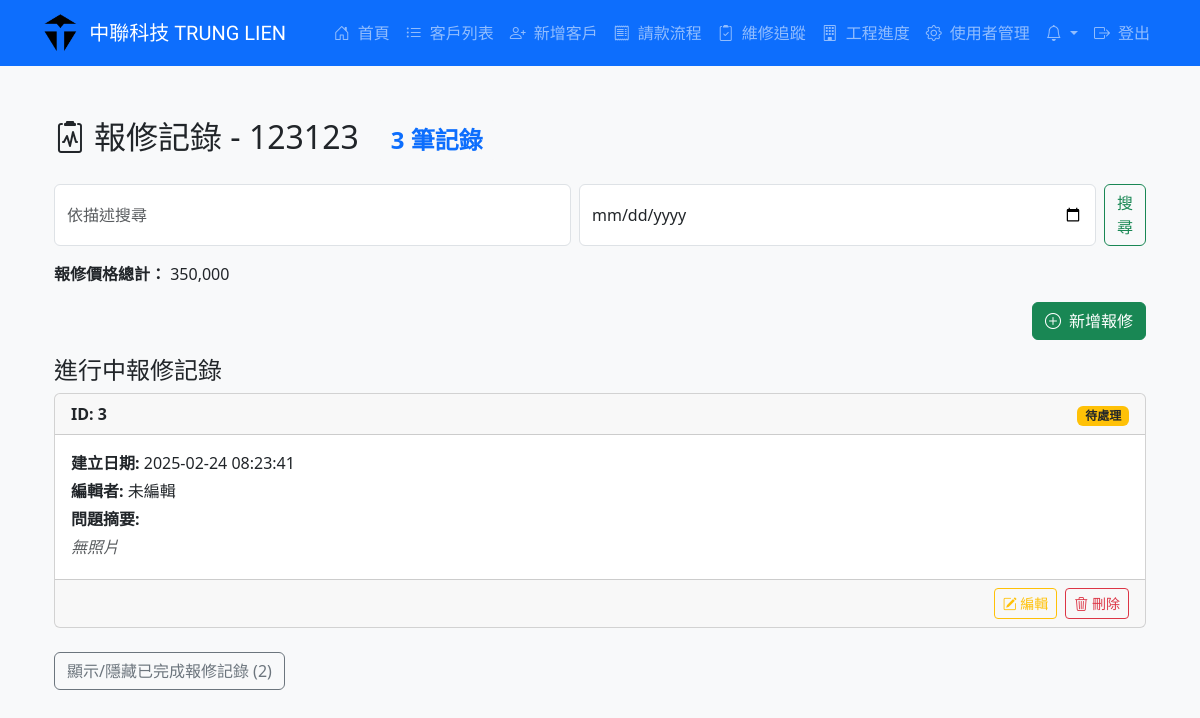
The page /view_repairs/2 (signed in) on the database as committed earlier.
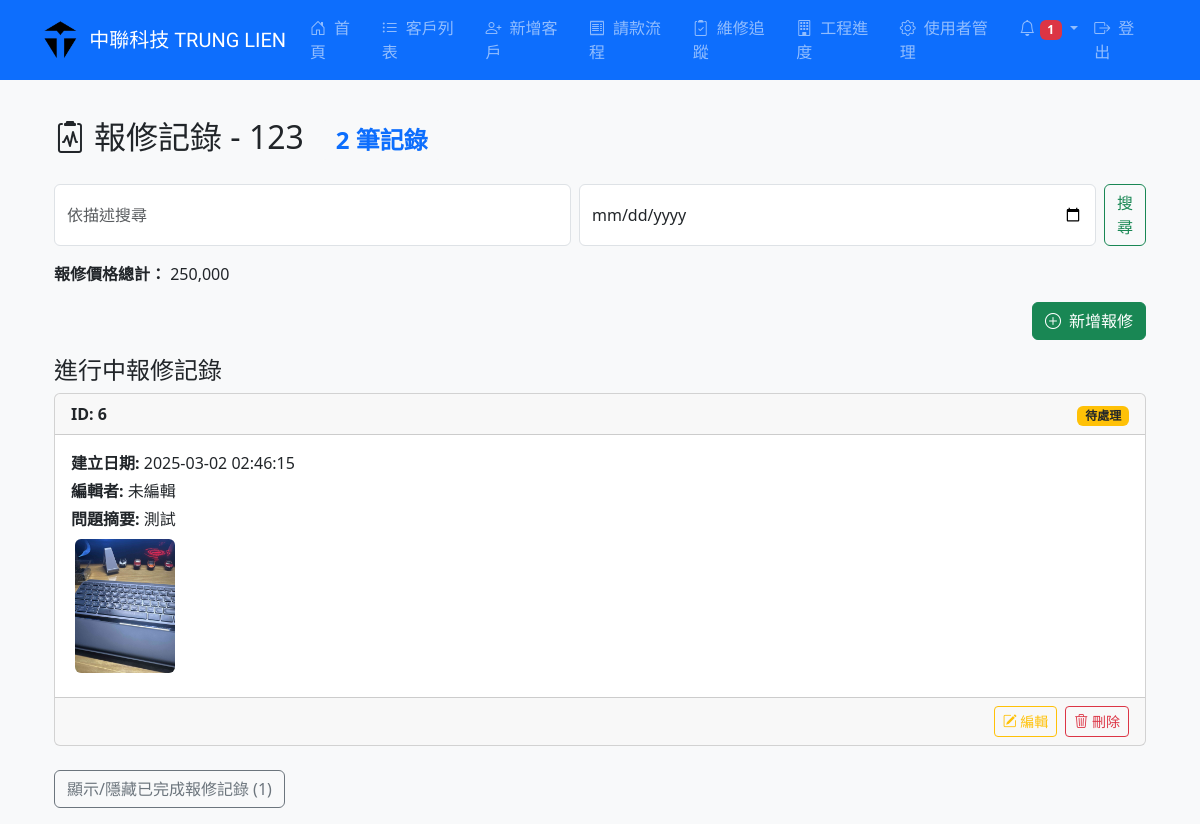
The same page on the database as committed later.
### tables this page shows
CREATE TABLE customers (
                id INTEGER PRIMARY KEY AUTOINCREMENT,
                name TEXT NOT NULL,
                camera_remote_url TEXT,
                internal_ip TEXT,
                communication_port TEXT,
                monitoring_credentials TEXT,
                router_password TEXT,
                google_map_url TEXT,
                floor_plan TEXT,
                created_at DATETIME DEFAULT (datetime('now', 'localtime'))
            );

CREATE TABLE repairs (
                id INTEGER PRIMARY KEY AUTOINCREMENT,
                customer_id INTEGER NOT NULL,
                description TEXT NOT NULL,
                status TEXT NOT NULL,
                price REAL,
                photo_path TEXT,
                created_at DATETIME DEFAULT (datetime('now', 'localtime')),
                edited_by TEXT,
                FOREIGN KEY (customer_id) REFERENCES customers(id) ON DELETE CASCADE
            );

CREATE TABLE repair_photos (
                id INTEGER PRIMARY KEY AUTOINCREMENT,
                repair_id INTEGER NOT NULL,
                photo_path TEXT,
                created_at DATETIME DEFAULT (datetime('now', 'localtime')),
                FOREIGN KEY (repair_id) REFERENCES repairs(id) ON DELETE CASCADE
            );

### app.py (the view)
@app.route('/view_repairs/<int:customer_id>')
@login_required
def view_repairs(customer_id):
    conn = get_db()
    try:
        customer = conn.execute("SELECT * FROM customers WHERE id=?", (customer_id,)).fetchone()
        if not customer:
            flash("找不到客户资料", "danger")
            return redirect(url_for('customers'))
        q = request.args.get('q', '').strip()
        date_search = request.args.get('date', '').strip()
        conditions = ["customer_id = ?"]
        params = [customer_id]
        if q:
            conditions.append("description LIKE ?")
            params.append("%" + q + "%")
        if date_search:
            conditions.append("date(created_at) = ?")
            params.append(date_search)
        sql = "SELECT * FROM repairs WHERE " + " AND ".join(conditions) + " ORDER BY created_at DESC"
        repairs = conn.execute(sql, params).fetchall()
        ongoing = []
        completed = []
        total_price = 0.0
        for r in repairs:
            r_dict = dict(r)
            if r_dict.get("price") is not None:
                try:
                    total_price += float(r_dict["price"])
                except:
                    pass
            photos = conn.execute("SELECT * FROM repair_photos WHERE repair_id=?", (r['id'],)).fetchall()
            r_dict['photos'] = [dict(p) for p in photos]
            if r_dict.get("status") == "已完成":
                completed.append(r_dict)
            else:
                ongoing.append(r_dict)
        return render_template("view_repairs.html", customer=customer, ongoing=ongoing, completed=completed, q=q, date_search=date_search, total_price=total_price)
    except Exception as e:
        flash("读取数据失败: " + str(e), "danger")
        return redirect(url_for('customers'))
    finally:
        conn.close()

### app.py (called while the page is built)
def get_db():
    conn = sqlite3.connect('customer.db')
    conn.row_factory = sqlite3.Row
    conn.execute('PRAGMA foreign_keys = ON')
    return conn

def login_required(f):
    @wraps(f)
    def decorated_function(*args, **kwargs):
        if not session.get('user'):
            flash("請先登入", "warning")
            return redirect(url_for('login'))
        return f(*args, **kwargs)
    return decorated_function

### templates/view_repairs.html (shortened to what this page needs)
{% extends "base.html" %}
{% block content %}
<div class="container mt-4">
  <h2 class="mb-4">
    <i class="bi bi-clipboard2-pulse me-2"></i>報修記錄 - {{ customer.name }}
    <span class="badge bg-light text-primary ms-2">{{ ongoing|length + completed|length }} 筆記錄</span>
  </h2>
  <form class="d-flex mb-3" method="GET" action="{{ url_for('view_repairs', customer_id=customer.id) }}">
    <input class="form-control me-2" type="search" placeholder="依描述搜尋" name="q" value="{{ q }}" aria-label="搜尋">
    <input class="form-control me-2" type="date" name="date" value="{{ date_search }}" aria-label="建立日期搜尋">
    <button class="btn btn-outline-success" type="submit">搜尋</button>
  </form>
  <div class="mb-3">
    <strong>報修價格總計：</strong> {{ "{:,}".format(total_price | int) }}
  </div>
  <div class="d-flex justify-content-end mb-3">
    <a href="{{ url_for('add_repair', customer_id=customer.id) }}" class="btn btn-success" data-bs-toggle="tooltip" title="新增報修記錄">
      <i class="bi bi-plus-circle me-2"></i>新增報修
    </a>
  </div>
  <h4>進行中報修記錄</h4>
  {% if ongoing %}
    <div class="row row-cols-1 g-3 mb-4">
      {% for repair in ongoing %}
        <div class="col">
          <div class="card">
            <div class="card-header d-flex justify-content-between align-items-center">
              <div><strong>ID: {{ repair.id }}</strong></div>
              <div>
                <span class="badge
                  {% if repair.status == '待處理' %}bg-warning text-dark
                  {% elif repair.status == '處理中' %}bg-info text-dark
                  {% elif repair.status == '已完成' %}bg-success{% endif %}">
                  {{ repair.status }}
                </span>
              </div>
            </div>
            <div class="card-body">
              <p class="mb-1"><strong>建立日期:</strong> {{ repair.created_at or '-' }}</p>
              <p class="mb-1"><strong>編輯者:</strong> {{ repair.edited_by or '未編輯' }}</p>
              <p class="mb-1 text-truncate" title="{{ repair.description }}"><strong>問題摘要:</strong> {{ repair.description }}</p>
              {% if repair.photos and repair.photos|length > 0 %}
                <div class="mb-1">
                  {% for photo in repair.photos %}
                    <a href="{{ url_for('uploaded_file', filename=photo.photo_path) }}" target="_blank" data-bs-toggle="tooltip" title="點擊查看原圖">
                      <img src="{{ url_for('uploaded_file', filename=photo.photo_path) }}" alt="報修照片" class="img-fluid rounded m-1" style="max-width: 100px;">
                    </a>
                  {% endfor %}
                </div>
              {% else %}
                <p class="text-muted fst-italic mb-1">無照片</p>
              {% endif %}
            </div>
            <div class="card-footer d-flex justify-content-end">
              <a href="{{ url_for('edit_repair', repair_id=repair.id) }}" class="btn btn-sm btn-outline-warning me-2" data-bs-toggle="tooltip" title="編輯記錄">
                <i class="bi bi-pencil-square"></i> 編輯
              </a>
              <form action="{{ url_for('delete_repair', repair_id=repair.id) }}" method="POST" class="d-inline">
                <button type="submit" class="btn btn-sm btn-outline-danger" onclick="return confirm('確定要刪除此報修記錄嗎？此操作無法復原！')" data-bs-toggle="tooltip" title="刪除記錄">
                  <i class="bi bi-trash3"></i> 刪除
                </button>
              </form>
            </div>
          </div>
        </div>
      {% endfor %}
    </div>
  {% else %}
    <div class="alert alert-secondary text-center" role="alert">
      目前無進行中報修記錄。
    </div>
  {% endif %}
  <button class="btn btn-outline-secondary mb-3" type="button" data-bs-toggle="collapse" data-bs-target="#completedRepairs" aria-expanded="false" aria-controls="completedRepairs">
    顯示/隱藏已完成報修記錄 ({{ completed|length }})
  </button>
</div>
{% endblock %}

### templates/base.html (shortened to what this page needs)
<!DOCTYPE html>
<html lang="zh-TW">
<head>
  <link href="https://cdn.jsdelivr.net/npm/bootstrap@5.3.0/dist/css/bootstrap.min.css" rel="stylesheet">
  <link rel="stylesheet" href="https://cdn.jsdelivr.net/npm/bootstrap-icons@1.11.3/font/bootstrap-icons.min.css">
</head>
<body class="bg-light">
  <nav class="navbar navbar-expand-lg navbar-dark bg-primary fixed-top">
    <div class="container">
      <a class="navbar-brand d-flex align-items-center" href="{{ url_for('home') }}">
        <img src="{{ url_for('static', filename='images/logo.png') }}" alt="公司Logo">
        <span class="tech-logo">中聯科技 TRUNG LIEN</span>
      </a>
      <div class="collapse navbar-collapse" id="navbarNav">
        <ul class="navbar-nav ms-auto">
          <li class="nav-item">
            <a class="nav-link" href="{{ url_for('home') }}" data-bs-toggle="tooltip" title="系統首頁">
              <i class="bi bi-house-door me-2"></i>首頁
            </a>
          </li>
          <li class="nav-item">
            <a class="nav-link" href="{{ url_for('customers') }}" data-bs-toggle="tooltip" title="客戶列表">
              <i class="bi bi-list-ul me-2"></i>客戶列表
            </a>
          </li>
          <li class="nav-item">
            <a class="nav-link" href="{{ url_for('add_customer') }}" data-bs-toggle="tooltip" title="新增客戶檔案">
              <i class="bi bi-person-plus me-2"></i>新增客戶
            </a>
          </li>
          <li class="nav-item">
            <a class="nav-link" href="{{ url_for('billing') }}" data-bs-toggle="tooltip" title="請款流程管理">
              <i class="bi bi-receipt me-2"></i>請款流程
            </a>
          </li>
          <li class="nav-item">
            <a class="nav-link" href="{{ url_for('tracking') }}" data-bs-toggle="tooltip" title="維修追蹤">
              <i class="bi bi-clipboard2-check me-2"></i>維修追蹤
            </a>
          </li>
          <li class="nav-item">
            <a class="nav-link" href="{{ url_for('progress') }}" data-bs-toggle="tooltip" title="工程進度">
              <i class="bi bi-building me-2"></i>工程進度
            </a>
          </li>
          {% if session.get('user') and session.user.role == 'admin' %}
          <li class="nav-item">
            <a class="nav-link" href="{{ url_for('manage_users') }}" data-bs-toggle="tooltip" title="使用者管理">
              <i class="bi bi-gear me-2"></i>使用者管理
            </a>
          </li>
          {% endif %}
          <li class="nav-item dropdown">
            <a class="nav-link dropdown-toggle" href="#" id="notificationsDropdown" role="button" data-bs-toggle="dropdown" aria-expanded="false">
              <i class="bi bi-bell"></i>
              {% if notifications|length > 0 %}
                <span class="badge bg-danger">{{ notifications|length }}</span>
              {% endif %}
            </a>
          </li>
          <li class="nav-item">
            <a class="nav-link" href="{{ url_for('logout') }}">
              <i class="bi bi-box-arrow-right me-2"></i>登出
            </a>
          </li>
        </ul>
      </div>
    </div>
  </nav>
  <div class="container mt-3">
    {% block content %}{% endblock %}
  </div>
</body>
</html>

### templates/base.html (style rules this page uses)
body { padding-top: 70px; }
.navbar-brand img { height: 40px; margin-right: 10px; }
.navbar-brand .tech-logo { font-family: 'Orbitron', sans-serif; }

Rows that differ between the two databases and show on the page:
removed repairs: id "3", status "待處理", created_at "2025-02-24 08:23:41", edited_by "未編輯", shows "無照片"
changed customers: name "123123" → "123"
added repairs: id "6", status "待處理", created_at "2025-03-02 02:46:15", edited_by "未編輯", description "測試"
added repair_photos: photo_path (picture)
Other text that changed with them:
{{ notifications|length }}: (not shown) → "1"
{{ ongoing|length + completed|length }}: "3" → "2"
{{ "{:,}".format(total_price | int) }}: "350,000" → "250,000"
{{ completed|length }}: "2" → "1"
